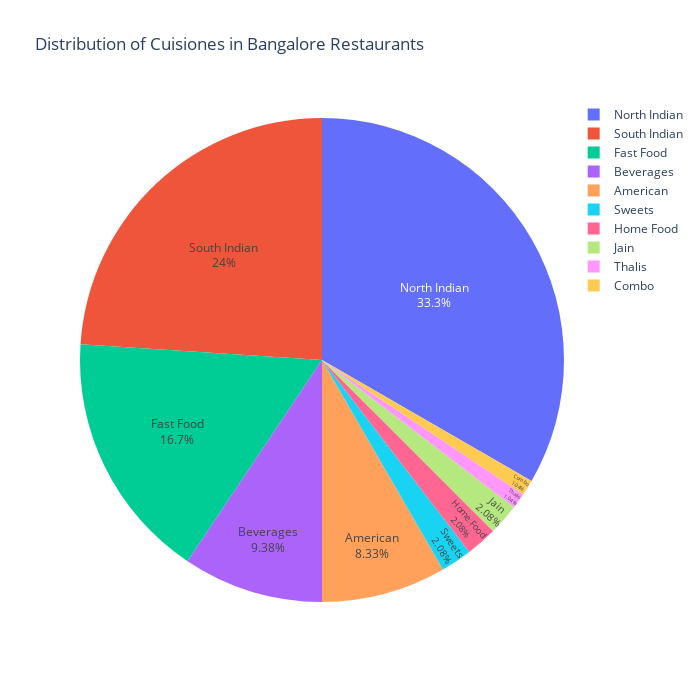

The code cell stored with this chart in its notebook:
### Markdown cell above
## **Conclusion:**

- From the above Visualizations, We can say, **_Most of the Resturants_** sell **"Chinese"** which is around **'12.9%'** followed by **"North Indian"** & **"South Indian"** Cuisines which are around **'11.8%'** & **'8.46%'**.
- So, We can also infer that Most of the people are fond of these Cusines.

### Code cell
fig=px.pie(
    data_frame=df_Cuisine_Analysis,
    names=df_Cuisine_Analysis["Cuisine"][:10],
    values=df_Cuisine_Analysis["Count"][:10],
    title="Distribution of Cuisiones in Bangalore Restaurants",width=700,height=700
)
fig.update_traces(textposition="inside",textinfo="percent+label")
fig.show()

### Figure 1 — Plotly figure (JSON) as saved in the notebook; plotly's stock layout.template omitted (floating-point values rounded to 4 significant figures)
{"data": [{"domain": {"x": [0, 1], "y": [0, 1]}, "hovertemplate": "label=%{label}<br>value=%{value}<extra></extra>", "labels": ["Sweets", "North Indian", "Home Food", "Thalis", "Combo", "South Indian", "Fast Food", "Beverages", "Jain", "American"], "legendgroup": "", "name": "", "showlegend": true, "textinfo": "percent+label", "textposition": "inside", "type": "pie", "values": [2, 32, 2, 1, 1, 23, 16, 9, 2, 8]}], "layout": {"height": 700, "legend": {"tracegroupgap": 0}, "title": {"text": "Distribution of Cuisiones in Bangalore Restaurants"}, "width": 700}}
